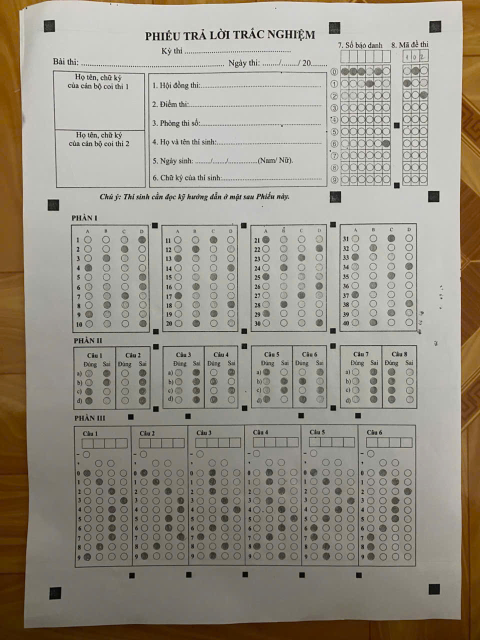
#> input picture input/sample1.jpg, 960 x 1280 px (shown at 1/2 size)
$ python sweep_hough_param2.py --dir input
#> lines starting #> are read from the running program, lines starting #| are printed output that depends on the picture; after the words box and inside, x2 and y2 are one past the last pixel; in counts of white or black regions, pixels touching at a corner belong together
### modules/preprocessing.py
"""
Module: Preprocessing
Áp dụng kiến thức: Toán tử điểm ảnh, Lọc tuyến tính/phi tuyến, Nhị phân hóa
- Chuyển ảnh xám: giảm chiều dữ liệu, chuẩn hóa đầu vào
- Khử nhiễu: Gaussian Blur (lọc tuyến tính) / Median Blur (lọc phi tuyến, tốt cho nhiễu muối tiêu)
- Cân bằng sáng: CLAHE (Contrast Limited Adaptive Histogram Equalization)
- Nhị phân hóa: Adaptive Threshold / Otsu (toán tử điểm ảnh dựa ngưỡng)
"""

import cv2
import numpy as np


def to_grayscale(image: np.ndarray) -> np.ndarray:
    """Chuyển ảnh màu sang ảnh xám."""
    if len(image.shape) == 3:
        return cv2.cvtColor(image, cv2.COLOR_BGR2GRAY)
    return image


def denoise(gray: np.ndarray, method: str = "gaussian") -> np.ndarray:
    """
    Khử nhiễu ảnh.
    - gaussian: lọc tuyến tính, làm mượt nhiễu Gauss
    - median: lọc phi tuyến, tốt cho nhiễu muối tiêu (salt-pepper) từ ảnh chụp điện thoại
    """
    if method == "gaussian":
        return cv2.GaussianBlur(gray, (5, 5), 0)
    elif method == "median":
        return cv2.medianBlur(gray, 5)
    else:
        return gray


def equalize_lighting(gray: np.ndarray) -> np.ndarray:
    """
    Cân bằng sáng cục bộ bằng CLAHE.
    Xử lý trường hợp ảnh chụp bị bóng đổ / ánh sáng không đều.
    """
    clahe = cv2.createCLAHE(clipLimit=2.0, tileGridSize=(8, 8))
    return clahe.apply(gray)


def binarize(gray: np.ndarray, method: str = "adaptive") -> np.ndarray:
    """
    Nhị phân hóa ảnh (toán tử điểm ảnh dựa ngưỡng).
    - adaptive: ngưỡng thích nghi theo vùng cục bộ -> chống chịu ánh sáng không đều
    - otsu: ngưỡng toàn cục tự động theo histogram -> nhanh, phù hợp ảnh sáng đều
    Kết quả: nền trắng (0), nét/ô tô đen thành giá trị 255 (đảo ngược để thuận tiện đếm pixel)
    """
    if method == "adaptive":
        binary = cv2.adaptiveThreshold(
            gray, 255,
            cv2.ADAPTIVE_THRESH_GAUSSIAN_C,
            cv2.THRESH_BINARY_INV,
            blockSize=25,
            C=10
        )
    else:  # otsu
        _, binary = cv2.threshold(
            gray, 0, 255,
            cv2.THRESH_BINARY_INV + cv2.THRESH_OTSU
        )
    return binary


def preprocess_pipeline(image: np.ndarray, debug_dir: str = None) -> dict:
    """
    Chạy toàn bộ pipeline tiền xử lý, trả về dict chứa ảnh trung gian
    để phục vụ debug và các module sau sử dụng.
    """
    gray = to_grayscale(image)
    denoised = denoise(gray, method="gaussian")
    equalized = equalize_lighting(denoised)
    binary = binarize(equalized, method="adaptive")

    results = {
        "gray": gray,
        "denoised": denoised,
        "equalized": equalized,
        "binary": binary,
    }

    if debug_dir:
        import os
        os.makedirs(debug_dir, exist_ok=True)
        for name, img in results.items():
            cv2.imwrite(os.path.join(debug_dir, f"01_{name}.jpg"), img)

    return results

def canny_edges(binary: np.ndarray, low=50, high=150) -> np.ndarray:
    return cv2.Canny(binary, low, high)
# [8 lines that do not run on import are left out]

### modules/detection.py
"""
Module: Detection
Áp dụng kiến thức: Phân đoạn ảnh theo ngưỡng, Contour Detection, Đối sánh đặc trưng hình học
- Tìm các marker hình vuông đen ở 4 góc phiếu để làm điểm neo cho Perspective Transform
- Dùng contour + lọc theo diện tích, tỉ lệ cạnh (aspect ratio), độ vuông (extent) để loại nhiễu
"""

import cv2
import numpy as np


def find_marker_candidates(binary: np.ndarray, min_area=300, max_area=5000):
    """
    Tìm các contour hình vuông nhỏ (marker) trên ảnh nhị phân.
    Lọc theo: diện tích, tỉ lệ cạnh gần 1 (vuông), độ đặc (solidity).
    """
    contours, _ = cv2.findContours(binary, cv2.RETR_LIST, cv2.CHAIN_APPROX_SIMPLE)

    candidates = []
    for c in contours:
        area = cv2.contourArea(c)
        if area < min_area or area > max_area:
            continue

        x, y, w, h = cv2.boundingRect(c)
        aspect_ratio = w / float(h)
        if not (0.7 <= aspect_ratio <= 1.3):
            continue

        rect_area = w * h
        extent = area / float(rect_area)
        if extent < 0.6:  # phải đặc (là hình vuông tô đen), không phải viền rỗng
            continue

        cx, cy = x + w / 2, y + h / 2
        candidates.append({"center": (cx, cy), "bbox": (x, y, w, h), "area": area})

    return candidates


def find_corner_markers(binary: np.ndarray):
    """
    Từ các candidate marker, chọn ra 4 marker ở 4 góc ngoài cùng
    (trên-trái, trên-phải, dưới-trái, dưới-phải) dựa trên vị trí cực trị.
    """
    h_img, w_img = binary.shape
    candidates = find_marker_candidates(binary)

    if len(candidates) < 4:
        raise ValueError(f"Chỉ tìm thấy {len(candidates)} marker, cần ít nhất 4. "
                          f"Kiểm tra lại ảnh hoặc điều chỉnh ngưỡng.")

    # Tính khoảng cách tới 4 góc ảnh, chọn candidate gần nhất mỗi góc
    corners_ref = {
        "top_left": (0, 0),
        "top_right": (w_img, 0),
        "bottom_left": (0, h_img),
        "bottom_right": (w_img, h_img),
    }

    result = {}
    for name, (rx, ry) in corners_ref.items():
        best = min(candidates, key=lambda c: (c["center"][0] - rx) ** 2 + (c["center"][1] - ry) ** 2)
        result[name] = best["center"]

    return result, candidates


# [16 lines left out: function draw_debug_markers, not called in this run]


# [19 lines that do not run on import are left out]

### modules/perspective.py
"""
Module: Perspective Correction
Áp dụng kiến thức: Biến đổi hình học (Geometric Transform) - Perspective Transform
- Dùng 4 điểm marker góc làm điểm nguồn (src)
- Ánh xạ sang 4 điểm đích (dst) tạo thành hình chữ nhật chuẩn
- Dùng ma trận biến đổi phối cảnh 3x3 (Homography) để warp toàn bộ ảnh
- Khắc phục trường hợp ảnh chụp bị nghiêng, lệch góc
"""

import cv2
import numpy as np

# Kích thước ảnh chuẩn sau khi warp (cố định để các module sau dùng tọa độ tuyệt đối)
STANDARD_WIDTH = 1100
STANDARD_HEIGHT = 1500


def order_points(corners: dict) -> np.ndarray:
    """
    Sắp xếp 4 điểm góc theo thứ tự: top_left, top_right, bottom_right, bottom_left
    (thứ tự chuẩn mà cv2.getPerspectiveTransform yêu cầu)
    """
    pts = np.array([
        corners["top_left"],
        corners["top_right"],
        corners["bottom_right"],
        corners["bottom_left"],
    ], dtype="float32")
    return pts


def warp_perspective(image: np.ndarray, corners: dict,
                      out_w: int = STANDARD_WIDTH, out_h: int = STANDARD_HEIGHT,
                      margin: int = 50) -> np.ndarray:
    """
    margin: khoảng đệm (pixel) chừa quanh 4 marker để không cắt mất nội dung
    nằm ngoài marker (do marker lùi vào trong so với mép giấy thật).
    """
    src_pts = order_points(corners)

    dst_pts = np.array([
        [margin, margin],
        [out_w - margin, margin],
        [out_w - margin, out_h - margin],
        [margin, out_h - margin],
    ], dtype="float32")

    M = cv2.getPerspectiveTransform(src_pts, dst_pts)
    warped = cv2.warpPerspective(image, M, (out_w, out_h))
    return warped, M

# [18 lines that do not run on import are left out]

### modules/segmentation.py
"""
Module: Segmentation (v2 - tự động, dùng Contour Detection)
Áp dụng kiến thức: Phân đoạn ảnh bằng Contour Detection + phân loại theo hình dạng/kích thước
- Mỗi vùng câu hỏi được thiết kế có viền đen bao quanh (rectangle)
- Tìm tất cả contour dạng hình chữ nhật lớn, sắp xếp theo vị trí (trên->dưới, trái->phải)
  để gán đúng tên block, thay vì đoán tọa độ tay theo %.
"""

import cv2
import numpy as np


def find_block_contours(binary: np.ndarray, min_area=8000):
    """
    Tìm các contour hình chữ nhật lớn (khung block câu hỏi).
    binary: ảnh nhị phân (đã đảo, nét/viền = 255)
    """
    contours, hierarchy = cv2.findContours(binary, cv2.RETR_LIST, cv2.CHAIN_APPROX_SIMPLE)

    boxes = []
    for c in contours:
        area = cv2.contourArea(c)
        if area < min_area:
            continue
        x, y, w, h = cv2.boundingRect(c)
        aspect = w / float(h)
        # Lọc bỏ contour quá dẹt (đường kẻ ngang/dọc dài) hoặc quá vuông nhỏ (marker)
        if aspect < 0.15 or aspect > 6:
            continue
        boxes.append((x, y, w, h))

    return boxes


def dedupe_nested_boxes(boxes, iou_thresh=0.85):
    """Loại các box lồng nhau gần trùng (contour ngoài + trong của cùng 1 khung)."""
    boxes = sorted(boxes, key=lambda b: b[2] * b[3], reverse=True)
    kept = []
    for b in boxes:
        x1, y1, w1, h1 = b
        is_dup = False
        for k in kept:
            x2, y2, w2, h2 = k
            # box b nằm gần như trọn trong box k đã giữ
            ix1, iy1 = max(x1, x2), max(y1, y2)
            ix2, iy2 = min(x1 + w1, x2 + w2), min(y1 + h1, y2 + h2)
            iw, ih = max(0, ix2 - ix1), max(0, iy2 - iy1)
            inter = iw * ih
            if inter / float(w1 * h1) > iou_thresh:
                is_dup = True
                break
        if not is_dup:
            kept.append(b)
    return kept


# [7 lines left out: function draw_debug_boxes, not called in this run]

def split_by_vertical_lines(binary_crop: np.ndarray, n_parts: int = 6):
    """
    Tách 1 khối lớn thành n_parts cột bằng cách tìm đường kẻ dọc
    qua projection profile (đếm pixel đen theo từng cột x).
    Áp dụng kiến thức: Projection Histogram (thị giác máy tính truyền thống)
    """
    col_sum = np.sum(binary_crop, axis=0)  # tổng pixel đen mỗi cột x
    h, w = binary_crop.shape

    # Tìm các cột có mật độ đen cao (đường kẻ dọc) -> là điểm chia
    # threshold = 0.5 * h * 255
    threshold = 0.4 * h * 255

    line_cols = np.where(col_sum > threshold)[0]

    # Gom các cột liền kề thành 1 đường kẻ (lấy điểm giữa)
    lines = []
    if len(line_cols) > 0:
        group = [line_cols[0]]
        for c in line_cols[1:]:
            if c - group[-1] <= 5:
                group.append(c)
            else:
                lines.append(int(np.mean(group)))
                group = [c]
        lines.append(int(np.mean(group)))

    # Thêm biên trái/phải nếu thiếu
    boundaries = [0] + lines + [w]
    boundaries = sorted(set(boundaries))

    # Nếu số đoạn không đúng n_parts, chia đều theo tỉ lệ (fallback an toàn)
    if len(boundaries) - 1 != n_parts:
        print(f"[DEBUG] fallback chia đều, lines={lines}, n={len(boundaries)-1}")
        boundaries = [int(i * w / n_parts) for i in range(n_parts + 1)]
    else:
        print(f"[DEBUG] boundaries OK: {boundaries}")

    print(f"[DEBUG] parts widths: {[boundaries[i+1]-boundaries[i] for i in range(n_parts)]}")

    parts = []
    for i in range(n_parts):
        x1, x2 = boundaries[i], boundaries[i + 1]
        parts.append((x1, 0, x2 - x1, h))
    return parts


def classify_and_label_boxes(boxes, img_shape):
    """
    Gán tên cho từng box dựa trên vị trí (x, y) và kích thước tương đối.
    Sắp xếp theo hàng (y) rồi theo cột (x) trong mỗi hàng.
    """
    h_img, w_img = img_shape[:2]

    # Lọc bỏ box quá to (gần bằng cả ảnh) hoặc quá nhỏ
    boxes = [b for b in boxes if b[2] * b[3] < 0.9 * w_img * h_img]

    # Phân theo dải y (row band) để nhóm: SBD/made | Phan1 | Phan2 | Phan3
    rows = {"sbd_made": [], "phan1": [], "phan2": [], "phan3": []}
    for b in boxes:
        x, y, w, h = b
        y_ratio = y / h_img
        x_ratio = x / w_img
        if y_ratio < 0.32:
            if x_ratio > 0.65:          # chỉ lấy box bên phải (SBD/Mã đề)
                rows["sbd_made"].append(b)
            # bỏ qua box bên trái (khung họ tên cán bộ coi thi)
        elif y_ratio < 0.55:
            rows["phan1"].append(b)
        elif y_ratio < 0.68:
            rows["phan2"].append(b)
        else:
            rows["phan3"].append(b)

    labeled = {}

    # sbd/made: sắp theo x, box trái = sbd, phải = made
    sbd_made = sorted(rows["sbd_made"], key=lambda b: b[0])
    if len(sbd_made) >= 2:
        labeled["sbd"] = sbd_made[0]
        labeled["made"] = sbd_made[-1]

    # phan1, phan2: sắp theo x, gán block1..4
    for i, b in enumerate(sorted(rows["phan1"], key=lambda b: b[0])):
        labeled[f"phan1_block{i+1}"] = b
    for i, b in enumerate(sorted(rows["phan2"], key=lambda b: b[0])):
        labeled[f"phan2_block{i+1}"] = b

    # phan3: nếu chỉ có 1 box lớn -> tách 6 cột; nếu đã có 6 box -> dùng luôn
    p3 = sorted(rows["phan3"], key=lambda b: b[0])
    if len(p3) == 1:
        x, y, w, h = p3[0]
        sub_parts = split_by_vertical_lines(
            np.zeros((h, w), dtype=np.uint8), n_parts=6
        )
    for i, (sx, sy, sw, sh) in enumerate(sub_parts):
            if i == 0:
                offset = 20
                labeled[f"phan3_block{i+1}"] = (x + sx - offset, y + sy, sw + offset, sh)
            else:
                labeled[f"phan3_block{i+1}"] = (x + sx, y + sy, sw, sh)
    else:
        for i, b in enumerate(p3):
            labeled[f"phan3_block{i+1}"] = b

    return labeled

def segment_all(warped: np.ndarray, debug_dir: str = None) -> dict:
    """
    Pipeline đầy đủ: tìm block bằng contour -> gán tên -> trả về dict crop ảnh.
    Thay thế cho bản segment_all cũ (dùng tỉ lệ % cố định).
    """
    from preprocessing import preprocess_pipeline

    warped_pre = preprocess_pipeline(warped)
    binary = warped_pre["binary"]

    boxes = find_block_contours(binary, min_area=8000)
    boxes = dedupe_nested_boxes(boxes)

    h_img, w_img = warped.shape[:2]

    # Tách riêng Phần III nếu bị gộp thành 1 khối lớn
    boxes_filtered = [b for b in boxes if b[2] * b[3] < 0.9 * w_img * h_img]
    rows_phan3 = [b for b in boxes_filtered if (b[1] / h_img) >= 0.68]

    sub_parts = None
    if len(rows_phan3) == 1:
        x, y, w, h = rows_phan3[0]
        sub_binary = binary[y:y + h, x:x + w]
        sub_parts = split_by_vertical_lines(sub_binary, n_parts=6)
        px, py = x, y

    labeled = classify_and_label_boxes(boxes, warped.shape)

    if sub_parts:
        for i, (sx, sy, sw, sh) in enumerate(sub_parts):
            labeled[f"phan3_block{i+1}"] = (px + sx, py + sy, sw, sh)

    segments = {}
    debug_img = warped.copy()
    for name, (x, y, w, h) in labeled.items():
        crop = warped[y:y + h, x:x + w]
        segments[name] = crop
        cv2.rectangle(debug_img, (x, y), (x + w, y + h), (0, 0, 255), 2)
        cv2.putText(debug_img, name, (x + 3, y + 15),
                    cv2.FONT_HERSHEY_SIMPLEX, 0.4, (0, 0, 255), 1)

    if debug_dir:
        import os
        os.makedirs(debug_dir, exist_ok=True)
        cv2.imwrite(f"{debug_dir}/06_labeled_overlay.jpg", debug_img)
        for name, crop in segments.items():
            cv2.imwrite(f"{debug_dir}/06_{name}.jpg", crop)

    return segments
# [47 lines that do not run on import are left out]

### modules/recognition.py
"""
Module: Recognition
Áp dụng kiến thức: Hough Circle Transform, Connected Components,
Phân đoạn theo lưới (Grid-based segmentation), toán tử điểm ảnh (đếm pixel)
- Phát hiện tâm các ô tròn bằng Hough Circle
- Sắp xếp thành lưới hàng x cột theo tọa độ
- Tính tỉ lệ lấp đầy (fill ratio) từng ô để xác định ô nào được tô đen
"""

import cv2
import numpy as np


def detect_circles(gray_crop, min_dist=15, param2=15, min_r=6, max_r=14):
    """
    Phát hiện tâm và bán kính các ô tròn bằng Hough Circle Transform.
    """
    blurred = cv2.GaussianBlur(gray_crop, (5, 5), 0)
    circles = cv2.HoughCircles(
        blurred, cv2.HOUGH_GRADIENT, dp=1, minDist=min_dist,
        param1=50, param2=param2, minRadius=min_r, maxRadius=max_r
    )
    if circles is None:
        return []
    circles = np.round(circles[0, :]).astype(int)
    return [(x, y, r) for x, y, r in circles]

def detect_circles_small(gray_crop):
    raw = detect_circles(gray_crop, min_dist=12, param2=14, min_r=5, max_r=11)
    return dedupe_circles(raw, min_dist=10)
# [21 lines left out: function dedupe_circles, not called in this run]
def cluster_to_grid(circles, row_tol=10):
    """
    Gom các tâm ô tròn thành lưới hàng/cột dựa trên tọa độ y (hàng) và x (cột).
    Tự động gộp các hàng bị tách nhầm quá gần nhau (do dedupe circle chưa đủ).
    """
    if not circles:
        return []
    circles = sorted(circles, key=lambda c: c[1])

    rows = []
    current_row = [circles[0]]
    for c in circles[1:]:
        if abs(c[1] - current_row[-1][1]) <= row_tol:
            current_row.append(c)
        else:
            rows.append(sorted(current_row, key=lambda p: p[0]))
            current_row = [c]
    rows.append(sorted(current_row, key=lambda p: p[0]))

    # ---- Gộp thêm các hàng có y trung bình quá gần nhau (dư hàng do nhiễu) ----
    if len(rows) > 1:
        row_ys = [np.mean([p[1] for p in r]) for r in rows]
        gaps = [row_ys[i+1] - row_ys[i] for i in range(len(row_ys)-1)]
        median_gap = np.median(gaps) if gaps else 999

        merged = [rows[0]]
        for i in range(1, len(rows)):
            gap = row_ys[i] - row_ys[i-1]
            if gap < median_gap * 0.5:  # hàng quá gần hàng trước -> gộp
                merged[-1] = sorted(merged[-1] + rows[i], key=lambda p: p[0])
                row_ys[i] = np.mean([p[1] for p in merged[-1]])
            else:
                merged.append(rows[i])
        rows = merged

    return rows


# [497 lines left out: functions fill_ratio, recognize_answers_mcq, _detect_dung_sai_cascade, recognize_answers_dung_sai, recognize_full_sheet, snap_grid_digits and 3 more, not called in this run]
# [15 lines that do not run on import are left out]

### sweep_hough_param2.py
"""
sweep_hough_param2.py
Khảo sát param2 của detect_circles() trên vùng Phần I (kỳ vọng 10 hàng x 4 cột).
Đo: số hàng detect đúng đủ 4 cột / tổng 10 hàng kỳ vọng.
"""

import os
import sys
import argparse
import cv2

MODULES_DIR = os.path.join(os.path.dirname(os.path.abspath(__file__)), "modules")
sys.path.insert(0, MODULES_DIR)

from preprocessing import preprocess_pipeline
from detection import find_corner_markers
from perspective import warp_perspective
from segmentation import segment_all
from recognition import detect_circles, cluster_to_grid

PARAM2_VALUES = [10, 12, 15, 18, 20, 25]
EXPECTED_ROWS = 10
EXPECTED_COLS = 4


def eval_param2(gray_crop, param2: int) -> tuple:
    """Trả về (số hàng đúng đủ 4 cột, tổng số hàng detect được)."""
    circles = detect_circles(gray_crop, param2=param2)
    grid_rows = cluster_to_grid(circles)
    if len(grid_rows) > EXPECTED_ROWS:
        grid_rows = grid_rows[-EXPECTED_ROWS:]
    correct = sum(1 for row in grid_rows if len(row) == EXPECTED_COLS)
    return correct, len(grid_rows)


def main():
    parser = argparse.ArgumentParser()
    parser.add_argument("--dir", type=str, required=True)
    args = parser.parse_args()

    files = [f for f in sorted(os.listdir(args.dir))
              if f.lower().endswith((".jpg", ".jpeg", ".png"))]

    results = {v: {"correct_rows": 0, "total_expected": 0, "n_blocks": 0} for v in PARAM2_VALUES}

    for fname in files:
        path = os.path.join(args.dir, fname)
        image = cv2.imread(path)
#> image is the input picture: shape (1280, 960, 3); mean B, G, R 136.2, 148, 153.3
        if image is None:
            continue
        try:
            pre = preprocess_pipeline(image)
#> in to_grayscale, `return cv2.cvtColor(image, cv2.COLOR_BGR2GRAY)`:
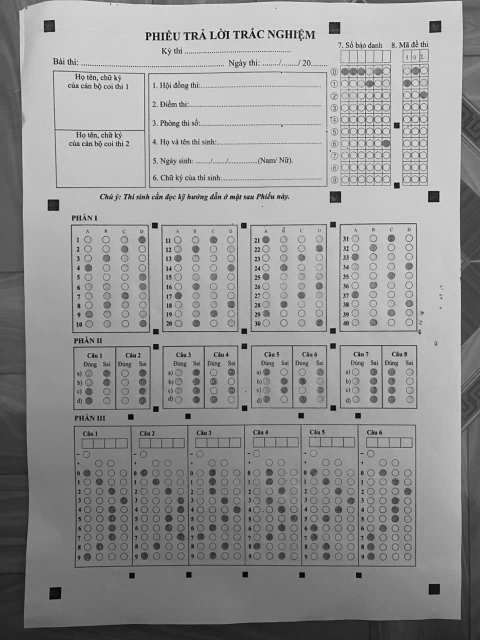
#> returned value: shape (1280, 960) (shown at 1/2 size); min 0, max 254, mean 148.3
#> in equalize_lighting, `return clahe.apply(gray)`:
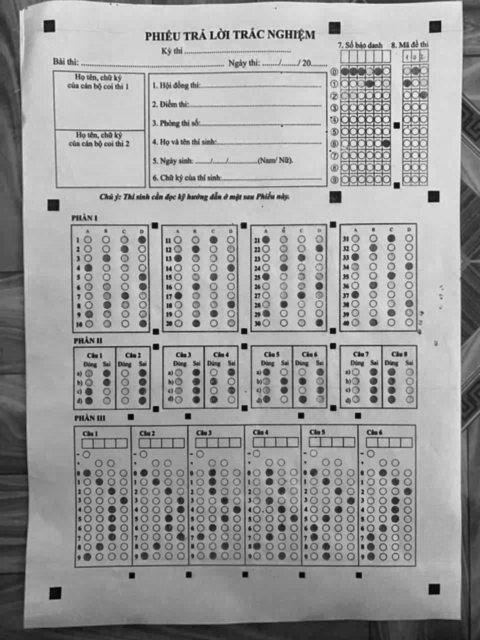
#> returned value: shape (1280, 960) (shown at 1/2 size); min 4, max 238, mean 156.5
#> in binarize, `binary = cv2.adaptiveThreshold( gray, 255, cv2.ADAPTIVE_THRESH_GAUSSIA..`:
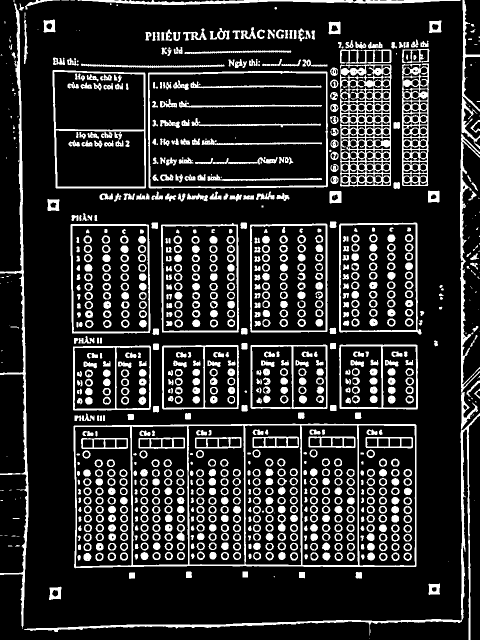
#> binary: shape (1280, 960) (shown at 1/2 size); 16.8% white; 1039 white regions (128 under 20 px)
#> pre = 4 items
            corners, _ = find_corner_markers(pre["binary"])
#> in find_marker_candidates, `contours, _ = cv2.findContours(binary, cv2.RETR_LIST, cv2.CHAIN_APPROX..`: contours = 1884 contours, 335 with area under 20; largest, box (x1, y1, x2, y2) and area: (147, 847, 833, 1137) 193744, (296, 142, 656, 377) 82839, (298, 145, 654, 374) 79758, (105, 140, 292, 377) 42512, (141, 448, 301, 667) 34030
#> the loop in find_marker_candidates, `for c in contours:` made 1884 passes
#> area on passes 2, 3, 8: 131, 80.5, 122.5
#> after the loop in find_marker_candidates, `for c in contours:`: candidates = 32 items
#> the loop in find_corner_markers, `for name, (rx, ry) in corners_ref.items():` made 4 passes
#> best on pass 1: {'center': (99, 52), 'bbox': (87, 39, 24, 26), 'area': 490}
#> after the loop in find_corner_markers, `for name, (rx, ry) in corners_ref.items():`: result = {'top_left': (99, 52), 'top_right': (870.5, 53.5), 'bottom_left': (110.5, 1186.5), 'bottom_right': (868.5, 1178.5)}
#> corners has the same summary as result in find_corner_markers
            warped, _ = warp_perspective(image, corners)
#> in order_points, `pts = np.array([ corners["top_left"], corners["top_right"], corners["b..`: pts = [[99, 52], [870.5, 53.5], [868.5, 1178.5], [110.5, 1186.5]]
#> in warp_perspective, `src_pts = order_points(corners)`: src_pts has the same summary as pts in order_points
#> in warp_perspective, `M = cv2.getPerspectiveTransform(src_pts, dst_pts)`: M = [[1.28, -0.0138, -76.32], [-0.0029, 1.21, -12.69], [-1.1e-05, -1.53e-05, 1]]
#> in warp_perspective, `warped = cv2.warpPerspective(image, M, (out_w, out_h))`:
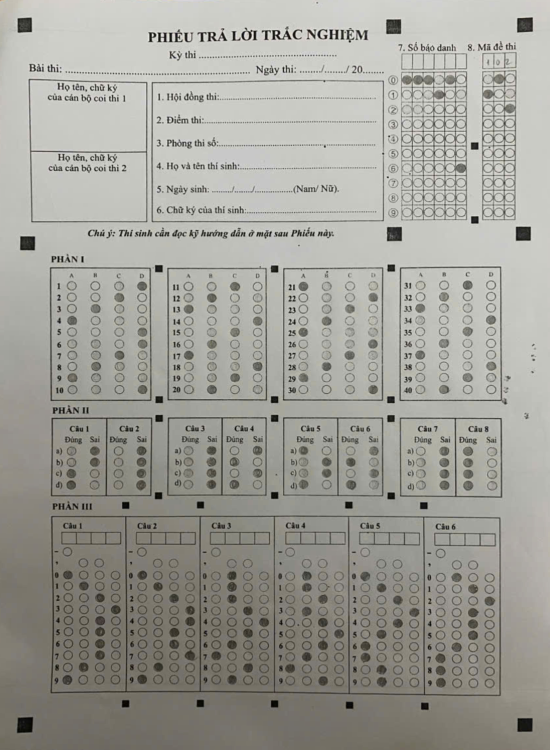
#> warped: shape (1500, 1100, 3) (shown at 1/2 size); mean B, G, R 152.1, 159.1, 159.8
            segments = segment_all(warped)
#> in equalize_lighting (call 2), `return clahe.apply(gray)`:
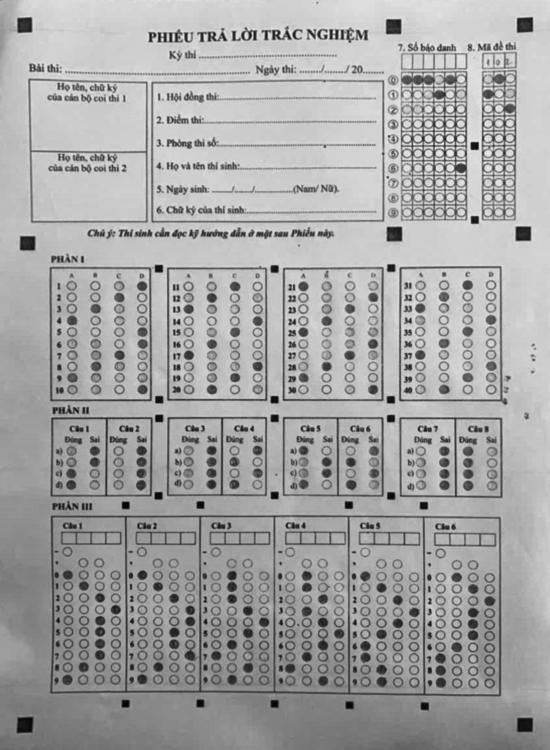
#> returned value: shape (1500, 1100) (shown at 1/2 size); min 3, max 238, mean 164.5
#> (the rest of the program and of its run is left out)
